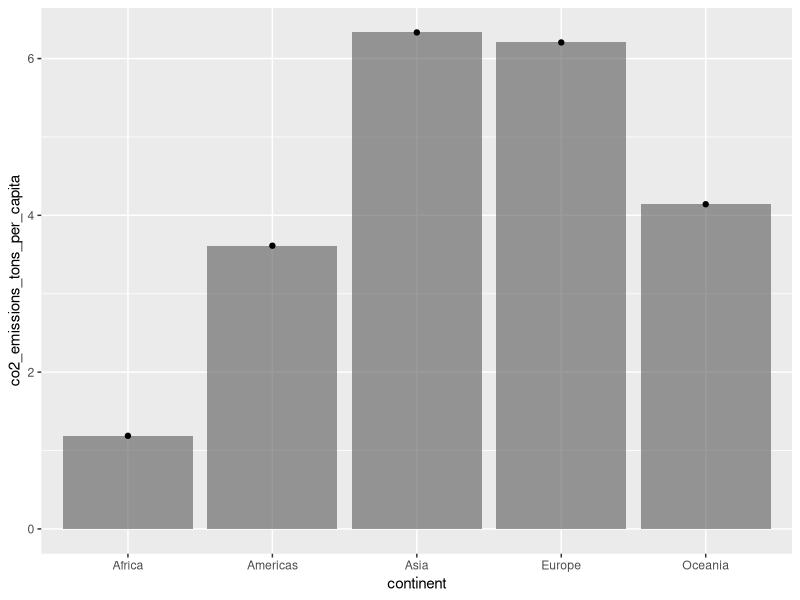
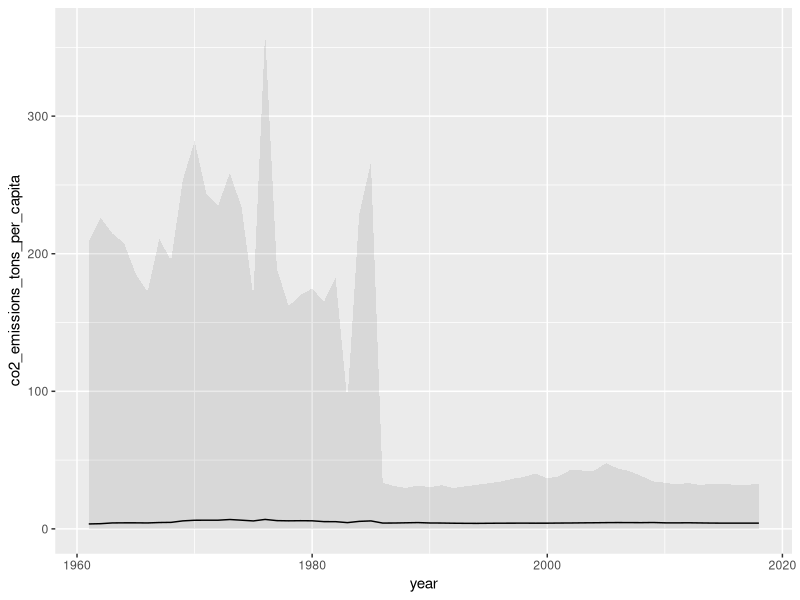

These charts were generated, in order, by the following R code:
library(tidyverse)

world_bank_countries <- read_csv("data/world_bank_countries.csv")


# Comparison of co2 emissions across continents
world_bank_countries %>%
  filter(year == 2017) %>% 
  ggplot(aes(x = continent, y = co2_emissions_tons_per_capita)) +
  stat_summary(
    geom = "bar",
    fun = "mean",
    alpha = .6
  ) +
  stat_summary(
    geom = "errorbar",
    fun.data = "mean_cl_normal",
    width = .2
  ) +
  stat_summary(
    geom = "point",
    fun = "mean"
  )


# CO2 emissions across time
world_bank_countries %>% 
  ggplot(aes(x = year, y = co2_emissions_tons_per_capita)) +
  stat_summary(
    geom = "ribbon",
    fun.min = "min",
    fun.max = "max",
    alpha = .1
  ) +
  stat_summary(
    geom = "ribbon",
    fun.data = "mean_sdl",
    fun.args = list(mult = 1),
    alpha = .4
  ) +
  stat_summary(
    geom = "line",
    fun = "mean"
  )
